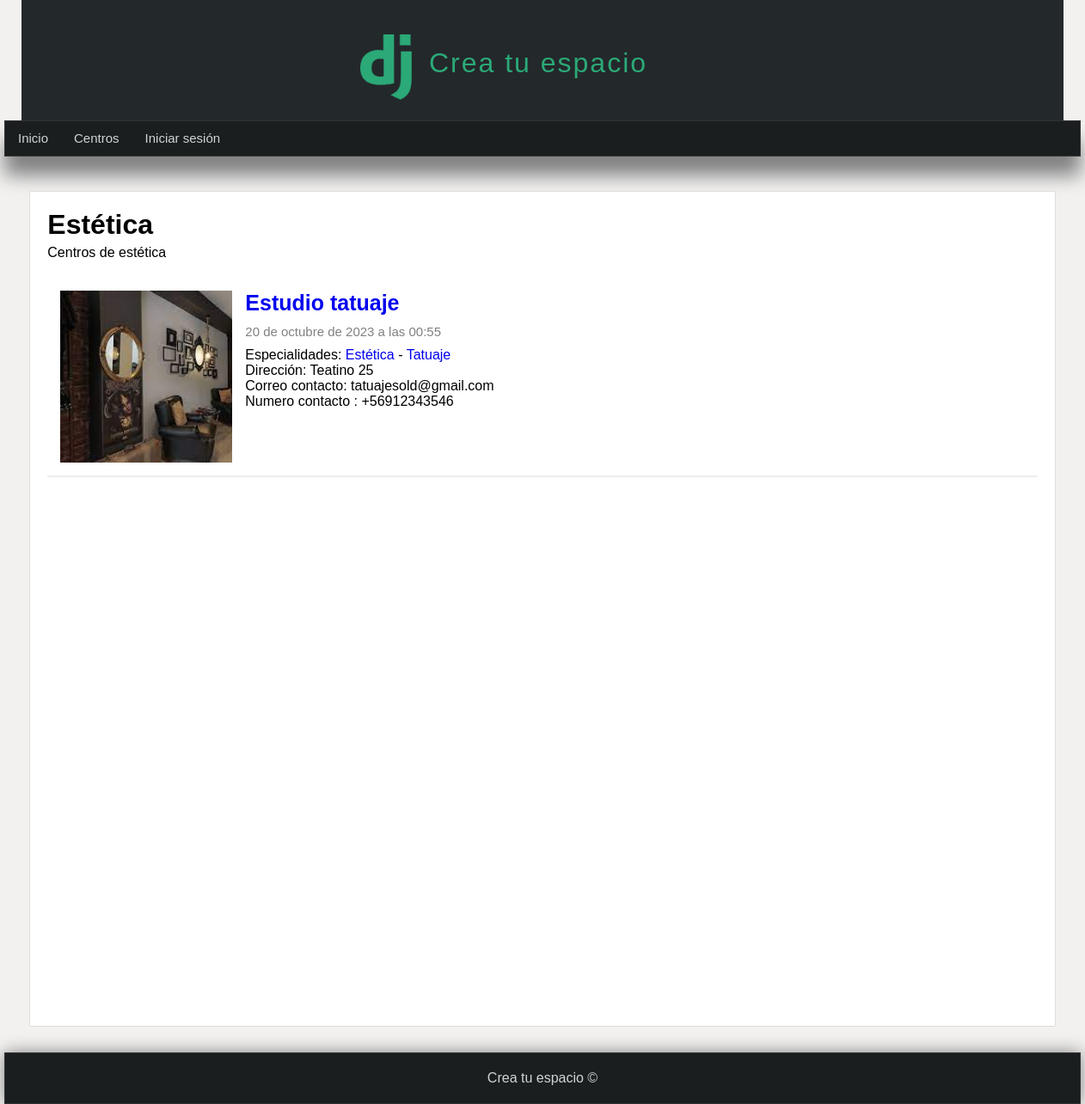
The page /categoria/1 on the database its author committed.
### centrosmain/models.py (models this page shows, shortened)
class Category(models.Model):
    name = models.CharField( max_length=50 , verbose_name='Nombre')
    description = models.CharField(max_length=255 , verbose_name='Descripción')
    created_at = models.DateTimeField(auto_now_add=True , verbose_name='Creado el')
    class Meta:
        verbose_name='Categoría'
        verbose_name_plural = 'Categorías'
    def __str__(self):
        return self.name

class Centro(models.Model):
    name = models.CharField(max_length=150 , verbose_name='Nombre')
    address = models.CharField(max_length=100 , verbose_name="Dirección")
    number = models.IntegerField(verbose_name="Número de contacto")
    email = models.EmailField (verbose_name="Correo" , null=True)
    image = models.ImageField(default='null' , verbose_name="Imagen" , upload_to="centros")
    user = models.ForeignKey(User , verbose_name='Usuario' , on_delete=models.CASCADE)
    description = RichTextField(verbose_name="Descripcion" , null=True)
    categories = models.ManyToManyField(Category , verbose_name="Categorías" ,  blank = True , related_name="articles")
    created_at = models.DateTimeField(auto_now_add=True , verbose_name="Creado el")
    updated_at = models.DateTimeField(auto_now=True , verbose_name="Editado el")
    class Meta:
        verbose_name='Centro'
        verbose_name_plural = 'Centros'

### centrosmain/views.py (the view)
# urls.py: path('categoria/<int:category_id>' , views.category , name="category"),
def category(request , category_id):
    category = Category.objects.get(id = category_id)
    centros = Centro.objects.filter(categories = category_id)
    return render(request , 'categorias/category.html' , {
        'category' : category,
    })

### centrosmain/context_processors.py (called while the page is built)
def get_categories(request):
    categories = Category.objects.values_list('id' , 'name')
    return {
        'categories' : categories
    }

### pages/context_processors.py (called while the page is built)
def get_pages(request):
    pages = Page.objects.values_list('id' , 'title' , 'slug')
    return {
        'pages' : pages
    }

### centrosmain/templates/categorias/category.html (shortened to what this page needs)
{%  extends 'layouts/layout.html' %}
{%block content %}
<h1>{{category.name}} </h1>
<p>{{category.description}}</p>
  {% include 'centros/centro.html' with centros=category.articles.all %}
{% endblock %}

### mainapp/templates/layouts/layout.html (shortened to what this page needs)
{%load static%}
<!DOCTYPE html>
<html lang="es">
<head>
    <link rel="stylesheet" type="text/css" href="{%static 'css/styles.css'%}">
</head>
<body>
    <header>
        <div id="logotipo">
            <img src="{%static 'images/logo.png'%}"/>
            <h1>Crea tu espacio</h1>
        </div>
    </header>
    <nav>
        <ul>
            <li>
                <a href="{% url 'index'%}"> Inicio </a>
            </li>
            {% if user.email%}
            {%for page in pages%}
           <li>
            <a href="{% url 'page' page.2 %}">{{page.1}} </a>
            </li>
            {% endfor  %}
            <li>
                <a href="{% url 'logout'%}"> Cerrar sesión </a>
            </li>
            {%else%}
            <li>
                <a href="{% url 'list'%}"> Centros </a>
            </li>
            <li>
                <a href="{% url 'login'%}"> Iniciar sesión </a>
            </li>
            {%endif%}
        </ul>
    </nav>
    <div id="content">
        <div class="box">
            {% block content%}{%endblock%}
        </div>
    </div>
    <footer>
        Crea tu espacio &copy;
    </footer>
</body>
</html>

### centrosmain/templates/centros/centro.html (shortened to what this page needs)
{%block content %}
{% for centro in centros %}
      <article class="article-item">
        {% if centro.image != 'null' and centro.image.url|length >= 1 %}
          <div class="image">
            <img src="{{ centro.image.url }}" />
          </div>
        {% endif %}
        <div class="data">
           <h2>  <a href="{%url 'centros' centro.id%} "> {{ centro.name }}  </a> </h2>
          <span class="date"> {{ centro.created_at }}</span>
          <p>
            Especialidades:
            {% for category in centro.categories.all%}
               <a href="{% url 'category' category.id %}"> {{category}} </a>
              {%  if forloop.counter < centro.categories.all|length  %}
                   {{'-'}}
              {%endif%}
            {%endfor%}
             <br>
              Dirección: {{ centro.address }}
              <br>
              Correo contacto: {{centro.email}}
              <br>
              Numero contacto : +569{{centro.number}}
          </p>
        </div>
      </article>
    {% endfor %}
{% endblock %}

### mainapp/static/css/styles.css (style rules this page uses)
* { margin: 0px; padding: 0px; font-family: sans-serif, Arial, Helvetica; text-decoration: none; }
body { background-color: #f2f1f0; }
header { width: 1212px; height: 140px; background-color: #23282b; margin: 0px auto; }
#logotipo { width: 35%; height: 130px; margin: 0 auto; padding-top: 20px; }
#logotipo h1 { display: block; letter-spacing: 2px; font-weight: normal; color: #2ba977; float:left; margin-top: 35px; margin-left: 20px; }
#logotipo img { display: block; width: 60px; float: left; margin-top: 20px; }
nav { width:1250px ; height: 40px; background-color: #1b1e1f; border: 1px solid #333333; margin: 0 auto; box-shadow: 0px 22px 22px gray; font-size: 15px; }
nav > ul { list-style: none; text-decoration: none; }
nav > ul > li { line-height: 40px; float: left; }
nav >ul > li> a { display: block; padding-right: 15px; padding-left: 15px; color:#d1d4d6; }
#content { width: 1212px; min-height: 930px; margin:0 auto; margin-bottom: 30px; margin-top: 40px; }
.box { background: white; width: 95%; margin: 0 auto; min-height: 930px; padding: 20px; border-radius: 2px; border: 1px solid #ddd; }
.box .image { float: left; width: 100%; height: 100%; }
p { margin-top: 5px; margin-bottom: 5px; }
.article-item { margin-bottom: 20px; margin-top: 20px; padding:15px; border-bottom: 2px solid #eee; clear: both; }
.article-item .image { width: 200px; height: 200px; float: left; overflow: hidden; }
.article-item .image img { height: 200px; }
.article-item .data { float: left; padding:15px; padding-top: 0px; }
.article-item span.date { font-size: 15px; display: block; color: gray; margin-bottom: 10px; }
.article-item h2 { display: block; font-size: 25px; color: #333; margin-bottom:10px; }
footer { width: 1250px; background-color: #1b1e1f ; border: 1px solid #333; color:#d1d4d6; text-align: center; padding-top: 20px; padding-bottom: 20px; box-shadow: 0px 0px 20px gray; margin: 0 auto; }

### rows shown on the page
Category: name "Estética", description "Centros de estética", value "-"
Centro: image (picture), name "Estudio tatuaje", created_at "20 de octubre de 2023 a las 00:55", address "Teatino 25", email "tatuajesold@gmail.com", number "12343546"
Category: name "Tatuaje"
